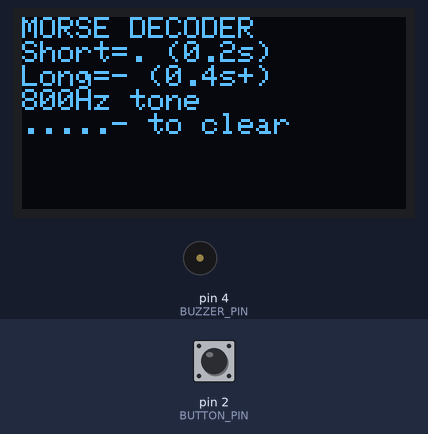
A sketch run on a simulated Arduino Uno, built with avr-gcc and run on an emulated ATmega328P. Shown: 128×64 one-colour display, buzzer (waves = sounding). The test bench sets the inputs (shaded band); at power-on: pin 2 (BUTTON_PIN) HIGH. What the sketch prints to the serial monitor is not drawn.

Above: at 0.1 s.
5.9 s: pin 2 (BUTTON_PIN) pulled LOW for 0.15 s
At 8.3 s:
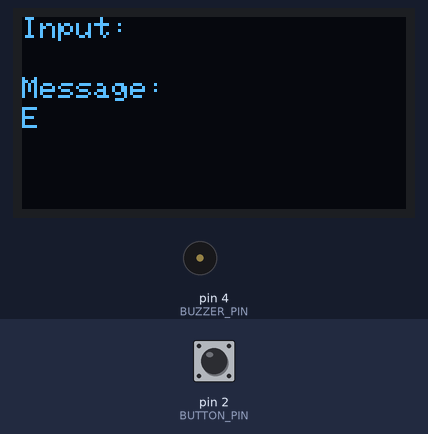
8.6 s: pin 2 (BUTTON_PIN) pulled LOW for 1 s
At 9.0 s:
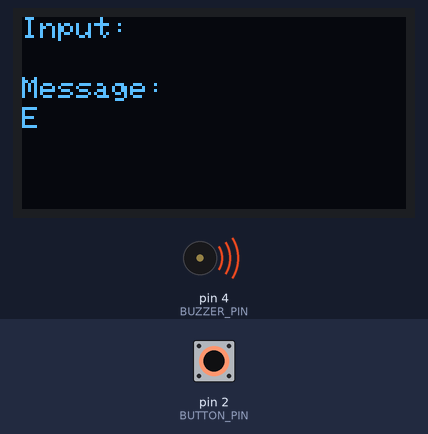
12.4 s: pin 2 (BUTTON_PIN) pulled LOW for 0.15 s
At 14.5 s:
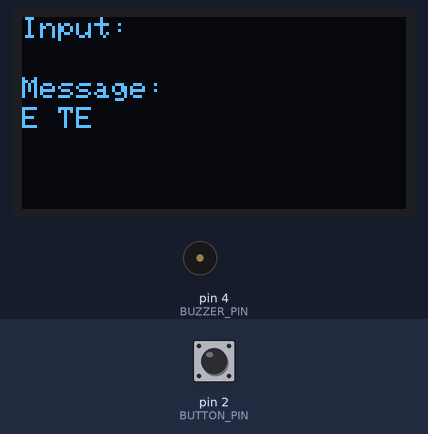
15.1 s: pin 2 (BUTTON_PIN) pulled LOW for 0.15 s
At 17.5 s:
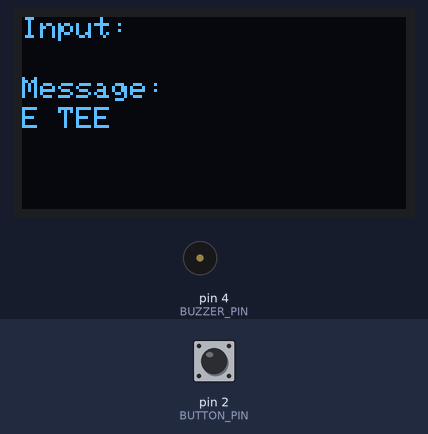
17.8 s: pin 2 (BUTTON_PIN) pulled LOW for 3.2 s
At 18.4 s:
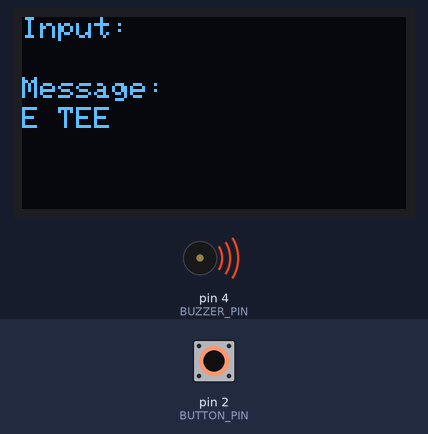
22.5 s: pin 2 (BUTTON_PIN) pulled LOW for 1 s
At 26.0 s:
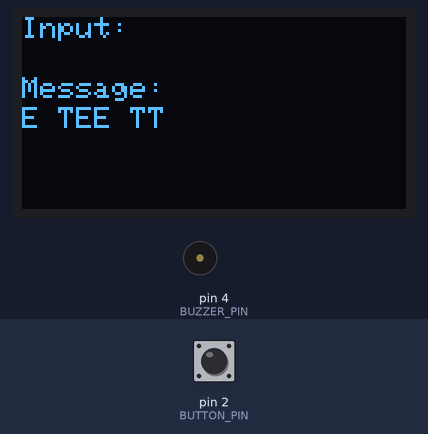
Timing chart, 0 to 27.3 s (numbered marks = the images above; inputs shaded):
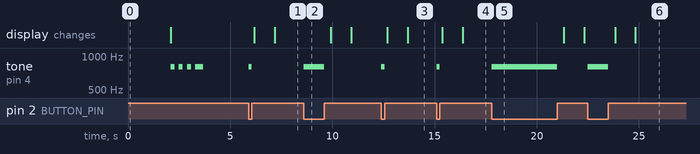

Measured:
- after the input at 5.9 s, tone on pin 4 (BUZZER_PIN): silent → 800 Hz at once, → silent 0.15 s later; the display: first changes after 0.28 s (image 1 shows a later state)
- after the input at 8.6 s, tone on pin 4 (BUZZER_PIN): silent → 800 Hz at once, → silent 1.0 s later
- after the input at 12.4 s, tone on pin 4 (BUZZER_PIN): silent → 800 Hz at once, → silent 0.15 s later; the display: first changes after 0.28 s (image 3 shows a later state)
- after the input at 15.1 s, tone on pin 4 (BUZZER_PIN): silent → 800 Hz at once, → silent 0.15 s later; the display: first changes after 0.28 s (image 4 shows a later state)
- after the input at 17.8 s, tone on pin 4 (BUZZER_PIN): silent → 800 Hz at once, → silent 3.2 s later
- after the input at 22.5 s, tone on pin 4 (BUZZER_PIN): silent → 800 Hz at once, → silent 1.0 s later; the display: first changes after 1.3 s (image 6 shows a later state)

The sketch:

morse-code.ino
```cpp
#include <Wire.h>
#include <Adafruit_GFX.h>
#include <Adafruit_SH110X.h>

#define SCREEN_WIDTH 128
#define SCREEN_HEIGHT 64
#define OLED_RESET -1
#define SCREEN_ADDRESS 0x3C
Adafruit_SH1106G display(SCREEN_WIDTH, SCREEN_HEIGHT, &Wire, OLED_RESET);

#define BUTTON_PIN 2
#define BUZZER_PIN 4

// Morse timing in milliseconds
const int DOT_DURATION = 200;
const int DASH_DURATION = 400;
const int SYMBOL_GAP = 200;
const int LETTER_TIMEOUT = 1000;
const int WORD_TIMEOUT = 3000;

String morseInput = "";
String decodedMessage = "";
unsigned long pressStart = 0;
unsigned long lastRelease = 0;
bool buttonDown = false;
bool buzzerActive = false;

void setup() {
  Serial.begin(9600);
  pinMode(BUTTON_PIN, INPUT_PULLUP);
  pinMode(BUZZER_PIN, OUTPUT);

  initializeDisplay();
  testBuzzer();
}

void loop() {
  handleButton();
  checkTimeouts();
}

void handleButton() {
  // Button pressed (LOW because using INPUT_PULLUP)
  if (digitalRead(BUTTON_PIN) == LOW && !buttonDown) {
    buttonDown = true;
    pressStart = millis();
    startBuzzer();
    Serial.println("Button pressed");
  }

  // Button released
  if (digitalRead(BUTTON_PIN) == HIGH && buttonDown) {
    buttonDown = false;
    unsigned long pressDuration = millis() - pressStart;
    stopBuzzer();

    // Determine dot or dash with visual feedback
    if (pressDuration < 400) { // Under 0.4s = dot
      morseInput += ".";
      blinkDot();
    } else {
      morseInput += "-";
      blinkDash();
    }

    lastRelease = millis();

    // Check for clear command ".....-"
    if (morseInput == ".....-") {
      clearDisplay();
    } else {
      updateDisplay();
    }
  }
}

void checkTimeouts() {
  unsigned long currentTime = millis();

  // Check for letter completion
  if (morseInput.length() > 0 && (currentTime - lastRelease > LETTER_TIMEOUT)) {
    decodeLetter();
  }

  // Check for word space
  if (decodedMessage.length() > 0 &&
      (currentTime - lastRelease > WORD_TIMEOUT) &&
      decodedMessage.charAt(decodedMessage.length()-1) != ' ') {
    decodedMessage += ' ';
    updateDisplay();
    Serial.println("Added word space");
  }
}

void decodeLetter() {
  char letter = '?';

  // Full Morse alphabet lookup
  if (morseInput == ".-") letter = 'A';
  else if (morseInput == "-...") letter = 'B';
  else if (morseInput == "-.-.") letter = 'C';
  else if (morseInput == "-..") letter = 'D';
  else if (morseInput == ".") letter = 'E';
  else if (morseInput == "..-.") letter = 'F';
  else if (morseInput == "--.") letter = 'G';
  else if (morseInput == "....") letter = 'H';
  else if (morseInput == "..") letter = 'I';
  else if (morseInput == ".---") letter = 'J';
  else if (morseInput == "-.-") letter = 'K';
  else if (morseInput == ".-..") letter = 'L';
  else if (morseInput == "--") letter = 'M';
  else if (morseInput == "-.") letter = 'N';
  else if (morseInput == "---") letter = 'O';
  else if (morseInput == ".--.") letter = 'P';
  else if (morseInput == "--.-") letter = 'Q';
  else if (morseInput == ".-.") letter = 'R';
  else if (morseInput == "...") letter = 'S';
  else if (morseInput == "-") letter = 'T';
  else if (morseInput == "..-") letter = 'U';
  else if (morseInput == "...-") letter = 'V';
  else if (morseInput == ".--") letter = 'W';
  else if (morseInput == "-..-") letter = 'X';
  else if (morseInput == "-.--") letter = 'Y';
  else if (morseInput == "--..") letter = 'Z';

  if (letter != '?') {
    decodedMessage += letter;
    Serial.print("Decoded: "); Serial.println(letter);
  }

  morseInput = "";
  updateDisplay();
}

void clearDisplay() {
  decodedMessage = "";
  morseInput = "";
  updateDisplay();
  // Visual feedback that clear was executed
  for (int i = 0; i < 3; i++) {
    digitalWrite(LED_BUILTIN, HIGH);
    delay(100);
    digitalWrite(LED_BUILTIN, LOW);
    delay(100);
  }
  Serial.println("Display cleared");
}

void startBuzzer() {
  tone(BUZZER_PIN, 800); // Standard Morse frequency
  buzzerActive = true;
}

void stopBuzzer() {
  noTone(BUZZER_PIN);
  buzzerActive = false;
}

void testBuzzer() {
  // Play Morse "V" (...-) as test
  tone(BUZZER_PIN, 800, DOT_DURATION); delay(DOT_DURATION + SYMBOL_GAP);
  tone(BUZZER_PIN, 800, DOT_DURATION); delay(DOT_DURATION + SYMBOL_GAP);
  tone(BUZZER_PIN, 800, DOT_DURATION); delay(DOT_DURATION + SYMBOL_GAP);
  tone(BUZZER_PIN, 800, DASH_DURATION); delay(DASH_DURATION + LETTER_TIMEOUT);
  noTone(BUZZER_PIN);
}

void blinkDot() {
  digitalWrite(LED_BUILTIN, HIGH);
  delay(100);
  digitalWrite(LED_BUILTIN, LOW);
}

void blinkDash() {
  digitalWrite(LED_BUILTIN, HIGH);
  delay(300);
  digitalWrite(LED_BUILTIN, LOW);
}

void initializeDisplay() {
  if(!display.begin(SCREEN_ADDRESS, true)) {
    Serial.println(F("Display failed"));
    while(1);
  }
  display.clearDisplay();
  display.setTextSize(1);
  display.setTextColor(SH110X_WHITE);
  display.setCursor(0, 0);
  display.println(F("MORSE DECODER"));
  display.println(F("Short=. (0.2s)"));
  display.println(F("Long=- (0.4s+)"));
  display.println(F("800Hz tone"));
  display.println(F(".....- to clear"));
  display.display();
  delay(2000);
  display.clearDisplay();
  display.display();
}

void updateDisplay() {
  display.clearDisplay();
  display.setTextSize(1);
  display.setCursor(0, 0);
  display.print(F("Input: ")); display.println(morseInput);
  display.setCursor(0, 20);
  display.println(F("Message:"));
  display.setCursor(0, 30);
  display.println(decodedMessage);
  display.display();
}
```
